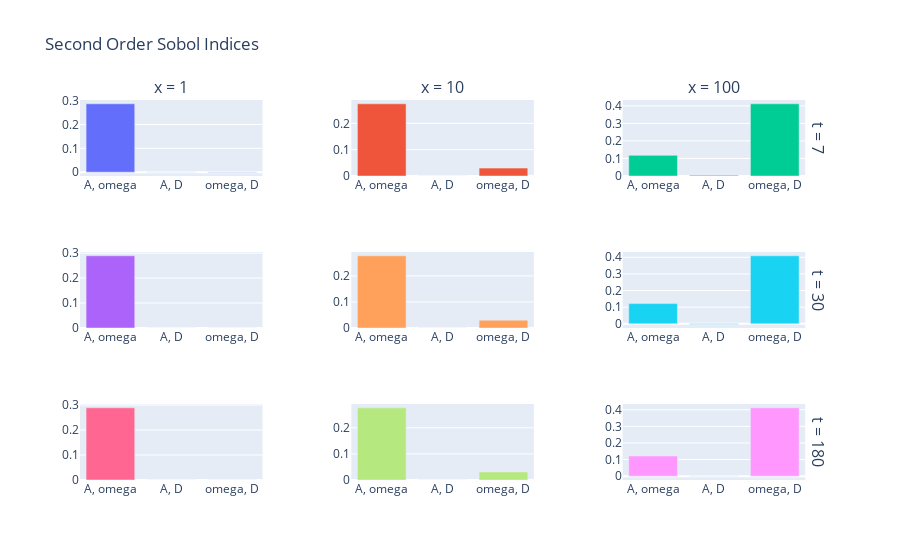

Notebook code cell kept with this figure:
### Code cell
fig = make_subplots(rows=3, cols=3, horizontal_spacing = 0.12,vertical_spacing = 0.2, column_titles = ('x = 1', 'x = 10', 'x = 100'), row_titles=('t = 7', 't = 30', 't = 180')) # Plot histograms

fig.add_trace(go.Bar(x=["A, omega", "A, D", "omega, D"], y=result3[0][0]), row=1, col=1)
fig.add_trace(go.Bar(x=["A, omega", "A, D", "omega, D"], y=result3[0][1]), row=1, col=2)
fig.add_trace(go.Bar(x=["A, omega", "A, D", "omega, D"], y=result3[0][2]), row=1, col=3)

fig.add_trace(go.Bar(x=["A, omega", "A, D", "omega, D"], y=result3[1][0]), row=2, col=1)
fig.add_trace(go.Bar(x=["A, omega", "A, D", "omega, D"], y=result3[1][1]), row=2, col=2)
fig.add_trace(go.Bar(x=["A, omega", "A, D", "omega, D"], y=result3[1][2]), row=2, col=3)

fig.add_trace(go.Bar(x=["A, omega", "A, D", "omega, D"], y=result3[2][0]), row=3, col=1)
fig.add_trace(go.Bar(x=["A, omega", "A, D", "omega, D"], y=result3[2][1]), row=3, col=2)
fig.add_trace(go.Bar(x=["A, omega", "A, D", "omega, D"], y=result3[2][2]), row=3, col=3)

fig.update_layout(title_text='Second Order Sobol Indices', showlegend=False)

### Figure 1 — Plotly figure (JSON) as saved in the notebook; plotly's stock layout.template omitted (floating-point values rounded to 4 significant figures)
{"data": [{"type": "bar", "x": ["A, omega", "A, D", "omega, D"], "xaxis": "x", "y": [0.2864, -3.909e-06, 0.0003501], "yaxis": "y"}, {"type": "bar", "x": ["A, omega", "A, D", "omega, D"], "xaxis": "x2", "y": [0.2742, 0.0002033, 0.02997], "yaxis": "y2"}, {"type": "bar", "x": ["A, omega", "A, D", "omega, D"], "xaxis": "x3", "y": [0.1177, 0.00464, 0.4117], "yaxis": "y3"}, {"type": "bar", "x": ["A, omega", "A, D", "omega, D"], "xaxis": "x4", "y": [0.2893, 0.0002299, 0.0003599], "yaxis": "y4"}, {"type": "bar", "x": ["A, omega", "A, D", "omega, D"], "xaxis": "x5", "y": [0.2772, 0.0002584, 0.03019], "yaxis": "y5"}, {"type": "bar", "x": ["A, omega", "A, D", "omega, D"], "xaxis": "x6", "y": [0.1214, -0.002375, 0.4089], "yaxis": "y6"}, {"type": "bar", "x": ["A, omega", "A, D", "omega, D"], "xaxis": "x7", "y": [0.289, 6.381e-05, 0.000492], "yaxis": "y7"}, {"type": "bar", "x": ["A, omega", "A, D", "omega, D"], "xaxis": "x8", "y": [0.2763, 4.811e-05, 0.03076], "yaxis": "y8"}, {"type": "bar", "x": ["A, omega", "A, D", "omega, D"], "xaxis": "x9", "y": [0.1214, -0.0002423, 0.4118], "yaxis": "y9"}], "layout": {"annotations": [{"font": {"size": 16}, "showarrow": false, "text": "x = 1", "x": 0.1233, "xanchor": "center", "xref": "paper", "y": 1, "yanchor": "bottom", "yref": "paper"}, {"font": {"size": 16}, "showarrow": false, "text": "x = 10", "x": 0.49, "xanchor": "center", "xref": "paper", "y": 1, "yanchor": "bottom", "yref": "paper"}, {"font": {"size": 16}, "showarrow": false, "text": "x = 100", "x": 0.8567, "xanchor": "center", "xref": "paper", "y": 1, "yanchor": "bottom", "yref": "paper"}, {"font": {"size": 16}, "showarrow": false, "text": "t = 7", "textangle": 90, "x": 0.98, "xanchor": "left", "xref": "paper", "y": 0.9, "yanchor": "middle", "yref": "paper"}, {"font": {"size": 16}, "showarrow": false, "text": "t = 30", "textangle": 90, "x": 0.98, "xanchor": "left", "xref": "paper", "y": 0.5, "yanchor": "middle", "yref": "paper"}, {"font": {"size": 16}, "showarrow": false, "text": "t = 180", "textangle": 90, "x": 0.98, "xanchor": "left", "xref": "paper", "y": 0.1, "yanchor": "middle", "yref": "paper"}], "showlegend": false, "title": {"text": "Second Order Sobol Indices"}, "xaxis": {"anchor": "y", "domain": [0, 0.2467]}, "xaxis2": {"anchor": "y2", "domain": [0.3667, 0.6133]}, "xaxis3": {"anchor": "y3", "domain": [0.7333, 0.98]}, "xaxis4": {"anchor": "y4", "domain": [0, 0.2467]}, "xaxis5": {"anchor": "y5", "domain": [0.3667, 0.6133]}, "xaxis6": {"anchor": "y6", "domain": [0.7333, 0.98]}, "xaxis7": {"anchor": "y7", "domain": [0, 0.2467]}, "xaxis8": {"anchor": "y8", "domain": [0.3667, 0.6133]}, "xaxis9": {"anchor": "y9", "domain": [0.7333, 0.98]}, "yaxis": {"anchor": "x", "domain": [0.8, 1]}, "yaxis2": {"anchor": "x2", "domain": [0.8, 1]}, "yaxis3": {"anchor": "x3", "domain": [0.8, 1]}, "yaxis4": {"anchor": "x4", "domain": [0.4, 0.6]}, "yaxis5": {"anchor": "x5", "domain": [0.4, 0.6]}, "yaxis6": {"anchor": "x6", "domain": [0.4, 0.6]}, "yaxis7": {"anchor": "x7", "domain": [0, 0.2]}, "yaxis8": {"anchor": "x8", "domain": [0, 0.2]}, "yaxis9": {"anchor": "x9", "domain": [0, 0.2]}}}
